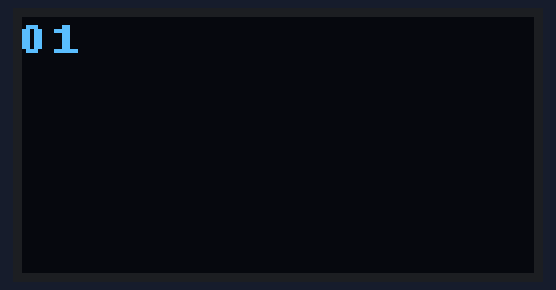
Recording of a program running on a simulated Raspberry Pi (BCM pin numbers). Parts: 128×64 one-colour display.

Above: at 0.9 s.
At 5.3 s:
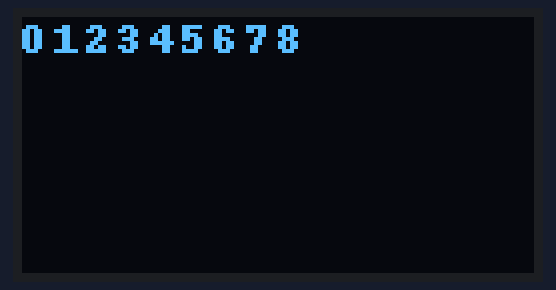
At 10.3 s:
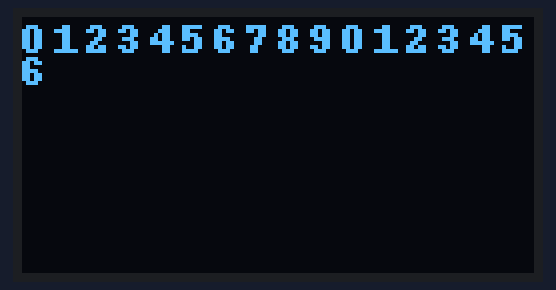
At 19.6 s:
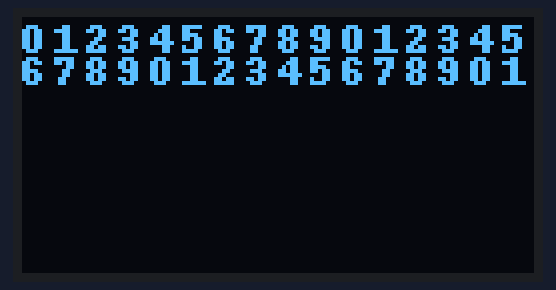
At 29.0 s:
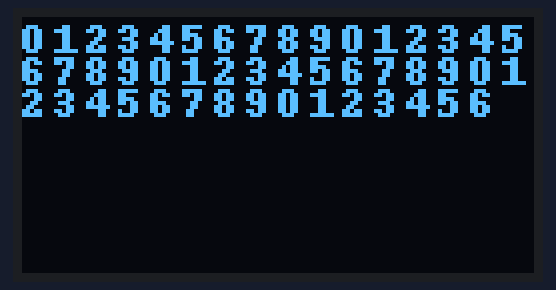
At 39.0 s:
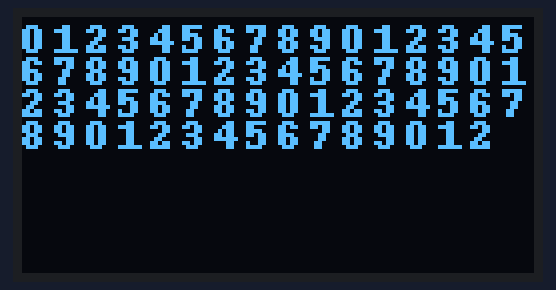

Measured:
- what the display in image 0 shows lasts 0.6 s, from 0.9 s to 1.5 s

The program:

DispOLED_I2C.py
```python
# Exemplo simples de uso de Display OLED
# baseado no controlador SSD1306
# Comunicacao via I2C

import Adafruit_SSD1306

from PIL import Image
from PIL import ImageDraw
from PIL import ImageFont

import time


#Iniciacoes de display
disp = Adafruit_SSD1306.SSD1306_128_64(rst=None, i2c_address=0x3c, i2c_bus=1)
disp.begin()
disp.clear()
disp.display()
width = disp.width
height = disp.height
image = Image.new('1', (width, height)) #imagem binaria (somente 1's e 0's)
draw = ImageDraw.Draw(image)

#Fonte para os caracteres
font = ImageFont.load_default()

# Escreve os digitos
d = 0
while(True):
    try:
        for l in range(8):
            for c in range(16):
                draw.text((c*8, l*8), str(d), font=font, fill=255)
                disp.image(image)
                disp.display()
                time.sleep(0.5)
                d = (d+1) % 10
        time.sleep(10)
        draw.rectangle((0,0,width,height), outline=0, fill=0)
        disp.clear()
        disp.display()
    except KeyboardInterrupt:
        exit(1)
```
